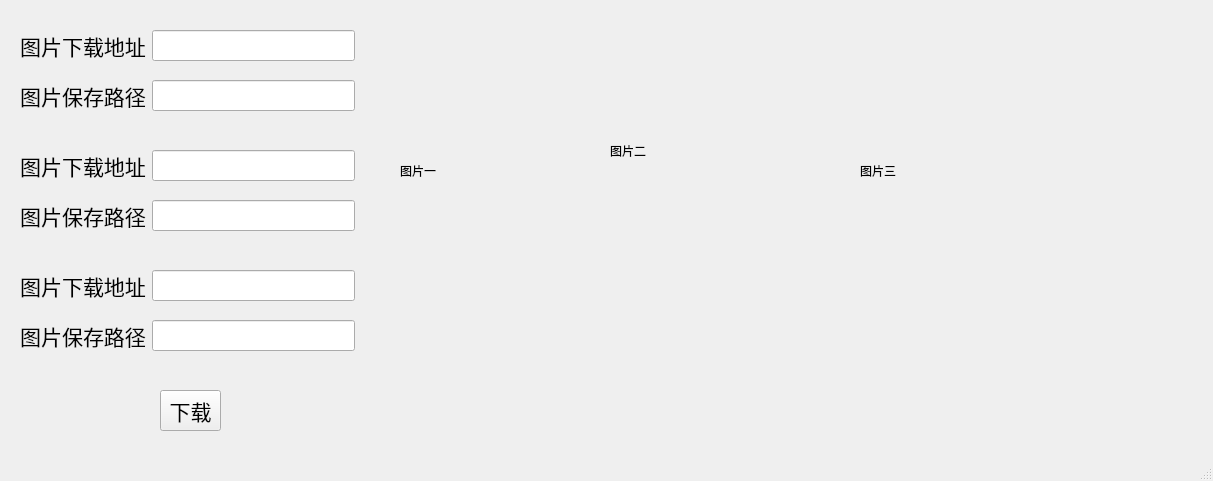
<?xml version="1.0" encoding="UTF-8"?>
<ui version="4.0">
 <class>MainWindow</class>
 <widget class="QMainWindow" name="MainWindow">
  <property name="geometry">
   <rect>
    <x>0</x>
    <y>0</y>
    <width>1213</width>
    <height>481</height>
   </rect>
  </property>
  <property name="windowTitle">
   <string>MainWindow</string>
  </property>
  <widget class="QWidget" name="centralwidget">
   <widget class="QWidget" name="layoutWidget">
    <property name="geometry">
     <rect>
      <x>20</x>
      <y>80</y>
      <width>335</width>
      <height>32</height>
     </rect>
    </property>
    <layout class="QGridLayout" name="gridLayout_2">
     <item row="0" column="0">
      <widget class="QLabel" name="label_2">
       <property name="text">
        <string>&lt;html&gt;&lt;head/&gt;&lt;body&gt;&lt;p align=&quot;center&quot;&gt;&lt;span style=&quot; font-size:16pt;&quot;&gt;图片保存路径&lt;/span&gt;&lt;/p&gt;&lt;/body&gt;&lt;/html&gt;</string>
       </property>
      </widget>
     </item>
     <item row="0" column="1">
      <widget class="QLineEdit" name="PATHlineEdit_1">
       <property name="font">
        <font>
         <pointsize>14</pointsize>
        </font>
       </property>
      </widget>
     </item>
    </layout>
   </widget>
   <widget class="QWidget" name="layoutWidget_2">
    <property name="geometry">
     <rect>
      <x>20</x>
      <y>200</y>
      <width>335</width>
      <height>32</height>
     </rect>
    </property>
    <layout class="QGridLayout" name="gridLayout_3">
     <item row="0" column="0">
      <widget class="QLabel" name="label_3">
       <property name="text">
        <string>&lt;html&gt;&lt;head/&gt;&lt;body&gt;&lt;p align=&quot;center&quot;&gt;&lt;span style=&quot; font-size:16pt;&quot;&gt;图片保存路径&lt;/span&gt;&lt;/p&gt;&lt;/body&gt;&lt;/html&gt;</string>
       </property>
      </widget>
     </item>
     <item row="0" column="1">
      <widget class="QLineEdit" name="PATHlineEdit_2">
       <property name="font">
        <font>
         <pointsize>14</pointsize>
        </font>
       </property>
      </widget>
     </item>
    </layout>
   </widget>
   <widget class="QWidget" name="layoutWidget_3">
    <property name="geometry">
     <rect>
      <x>20</x>
      <y>150</y>
      <width>335</width>
      <height>32</height>
     </rect>
    </property>
    <layout class="QGridLayout" name="gridLayout_4">
     <item row="0" column="0">
      <widget class="QLabel" name="label_4">
       <property name="text">
        <string>&lt;html&gt;&lt;head/&gt;&lt;body&gt;&lt;p align=&quot;center&quot;&gt;&lt;span style=&quot; font-size:16pt;&quot;&gt;图片下载地址&lt;/span&gt;&lt;/p&gt;&lt;/body&gt;&lt;/html&gt;</string>
       </property>
      </widget>
     </item>
     <item row="0" column="1">
      <widget class="QLineEdit" name="URLlineEdit_2">
       <property name="font">
        <font>
         <pointsize>14</pointsize>
        </font>
       </property>
      </widget>
     </item>
    </layout>
   </widget>
   <widget class="QWidget" name="layoutWidget_4">
    <property name="geometry">
     <rect>
      <x>20</x>
      <y>320</y>
      <width>335</width>
      <height>32</height>
     </rect>
    </property>
    <layout class="QGridLayout" name="gridLayout_5">
     <item row="0" column="0">
      <widget class="QLabel" name="label_5">
       <property name="text">
        <string>&lt;html&gt;&lt;head/&gt;&lt;body&gt;&lt;p align=&quot;center&quot;&gt;&lt;span style=&quot; font-size:16pt;&quot;&gt;图片保存路径&lt;/span&gt;&lt;/p&gt;&lt;/body&gt;&lt;/html&gt;</string>
       </property>
      </widget>
     </item>
     <item row="0" column="1">
      <widget class="QLineEdit" name="PATHlineEdit_3">
       <property name="font">
        <font>
         <pointsize>14</pointsize>
        </font>
       </property>
      </widget>
     </item>
    </layout>
   </widget>
   <widget class="QWidget" name="layoutWidget_5">
    <property name="geometry">
     <rect>
      <x>20</x>
      <y>270</y>
      <width>335</width>
      <height>32</height>
     </rect>
    </property>
    <layout class="QGridLayout" name="gridLayout_6">
     <item row="0" column="0">
      <widget class="QLabel" name="label_6">
       <property name="text">
        <string>&lt;html&gt;&lt;head/&gt;&lt;body&gt;&lt;p align=&quot;center&quot;&gt;&lt;span style=&quot; font-size:16pt;&quot;&gt;图片下载地址&lt;/span&gt;&lt;/p&gt;&lt;/body&gt;&lt;/html&gt;</string>
       </property>
      </widget>
     </item>
     <item row="0" column="1">
      <widget class="QLineEdit" name="URLlineEdit_3">
       <property name="font">
        <font>
         <pointsize>14</pointsize>
        </font>
       </property>
      </widget>
     </item>
    </layout>
   </widget>
   <widget class="QPushButton" name="pushButton">
    <property name="geometry">
     <rect>
      <x>160</x>
      <y>390</y>
      <width>61</width>
      <height>41</height>
     </rect>
    </property>
    <property name="font">
     <font>
      <pointsize>16</pointsize>
     </font>
    </property>
    <property name="text">
     <string>下载</string>
    </property>
   </widget>
   <widget class="QWidget" name="layoutWidget">
    <property name="geometry">
     <rect>
      <x>20</x>
      <y>30</y>
      <width>335</width>
      <height>32</height>
     </rect>
    </property>
    <layout class="QGridLayout" name="gridLayout">
     <item row="0" column="0">
      <widget class="QLabel" name="label">
       <property name="text">
        <string>&lt;html&gt;&lt;head/&gt;&lt;body&gt;&lt;p align=&quot;center&quot;&gt;&lt;span style=&quot; font-size:16pt;&quot;&gt;图片下载地址&lt;/span&gt;&lt;/p&gt;&lt;/body&gt;&lt;/html&gt;</string>
       </property>
      </widget>
     </item>
     <item row="0" column="1">
      <widget class="QLineEdit" name="URLlineEdit_1">
       <property name="font">
        <font>
         <pointsize>14</pointsize>
        </font>
       </property>
      </widget>
     </item>
    </layout>
   </widget>
   <widget class="QLabel" name="showpic_1">
    <property name="geometry">
     <rect>
      <x>400</x>
      <y>50</y>
      <width>181</width>
      <height>241</height>
     </rect>
    </property>
    <property name="text">
     <string>图片一</string>
    </property>
   </widget>
   <widget class="QLabel" name="showpic_2">
    <property name="geometry">
     <rect>
      <x>610</x>
      <y>30</y>
      <width>181</width>
      <height>241</height>
     </rect>
    </property>
    <property name="text">
     <string>图片二</string>
    </property>
   </widget>
   <widget class="QLabel" name="showpic_3">
    <property name="geometry">
     <rect>
      <x>860</x>
      <y>50</y>
      <width>181</width>
      <height>241</height>
     </rect>
    </property>
    <property name="text">
     <string>图片三</string>
    </property>
   </widget>
  </widget>
  <widget class="QMenuBar" name="menubar">
   <property name="geometry">
    <rect>
     <x>0</x>
     <y>0</y>
     <width>1213</width>
     <height>21</height>
    </rect>
   </property>
  </widget>
  <widget class="QStatusBar" name="statusbar"/>
 </widget>
 <resources/>
 <connections/>
</ui>
